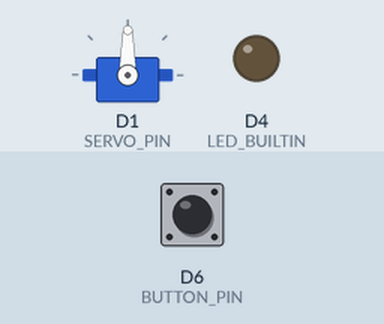
This sketch was run on a simulated ESP8266 (Wemos D1 mini). On the bench: servo, output pins drawn as LEDs (lit = HIGH, except the on-board LED, lit = LOW). Inputs (shaded band) come from the test bench; at power-on: D6 (BUTTON_PIN) HIGH. WiFi joins after 1.5 s; servers stay silent unless stated; the local clock reads 2024-03-15 10:24:30 at power-on unless the sketch sets it; what the sketch prints to the serial monitor is not drawn.

Above: at 0.3 s.
At 3.0 s:
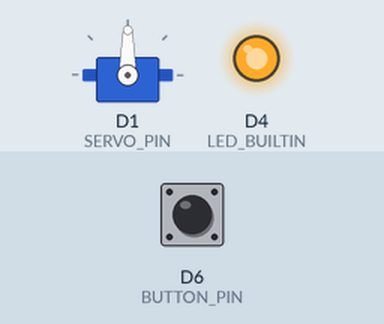
3.1 s: D6 (BUTTON_PIN) pulled LOW for 0.15 s
At 4.0 s:
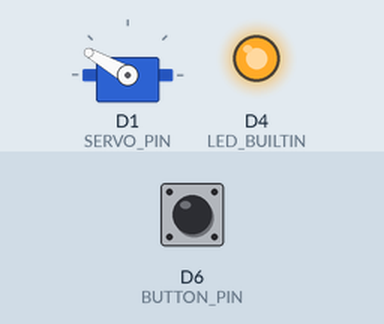
Timing chart, 0 to 8.5 s (numbered marks = the images above; inputs shaded):
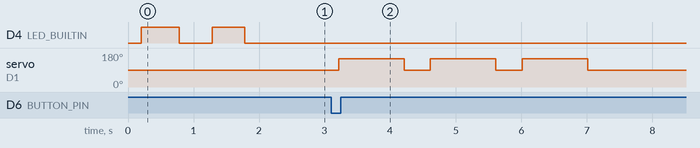

The sketch:

WifiFeeder.ino
```cpp
/*
 * WifiFeeder.ino
 * -------------------------------------------------------------
 * Fish Feeder untuk NodeMCU / Wemos LoLin V3 (ESP8266).
 * TIADA Arduino Uno. TIADA RTC. Guna WiFi + masa internet (NTP).
 *
 * Kelakuan:
 *   - Sambung WiFi, dapatkan masa sebenar (waktu Malaysia UTC+8).
 *   - Pintu TUTUP di 90 (default).
 *   - Setiap hari 07:00 dan 19:00:
 *       ulang 3 kali { buka 150 -> tahan 1 saat -> tutup 90 }
 *   - Butang D6 (pilihan) -> beri makan segera.
 *   - Lampu biru board = petunjuk status.
 *
 * SAMBUNGAN (NodeMCU):
 *   Servo SIG (oren)  -> D1
 *   Servo VCC (merah) -> VIN  (5V dari USB)   *lihat nota kuasa di bawah
 *   Servo GND (coklat)-> G (GND)
 *   Butang (pilihan)  -> D6 dan G (GND)
 *
 * NOTA KUASA:
 *   SG90 kecil OK dari VIN semasa ujian. Untuk operasi sebenar / servo besar,
 *   guna bekalan 5V berasingan; sambungkan GND bekalan itu ke GND NodeMCU.
 *
 * SEBELUM UPLOAD:
 *   1. Isi WIFI_SSID dan WIFI_PASS di bawah.
 *   2. Board: "NodeMCU 1.0 (ESP-12E Module)".  Upload speed 115200.
 *   3. Pasang driver CH340 kalau port tak muncul.
 * -------------------------------------------------------------
 */

#include <ESP8266WiFi.h>
#include <time.h>
#include <Servo.h>

// ====== ISI DI SINI ======
const char* WIFI_SSID = "NAMA_WIFI_ANDA";
const char* WIFI_PASS = "KATA_LALUAN_WIFI";
// =========================

// ---------- Pin ----------
const int SERVO_PIN  = D1;
const int BUTTON_PIN = D6;

// ---------- Sudut pintu ----------
const int DOOR_CLOSED = 90;
const int DOOR_OPEN   = 150;
const unsigned long OPEN_HOLD_MS = 1000UL;   // 1 saat
const int PORTIONS               = 3;        // ulang 3 kali

// ---------- Jadual (jam 24, waktu Malaysia) ----------
const int FEED_HOUR_1 = 7;    // 07:00 pagi
const int FEED_HOUR_2 = 19;   // 19:00 (7 malam)
const int FEED_MINUTE = 0;

// ---------- Zon waktu ----------
const long GMT_OFFSET_SEC = 8 * 3600;   // Malaysia UTC+8
const int  DST_OFFSET_SEC = 0;          // tiada DST

// ---------- Keadaan ----------
Servo doorServo;
int lastFedYday = -1;
int lastFedHour = -1;
bool timeReady = false;

int lastReading = HIGH, stableState = HIGH;
unsigned long lastDebounce = 0;
const unsigned long DEBOUNCE_MS = 50;

void feedSession(const char* sebab) {
  Serial.print(F("=== BERI MAKAN (")); Serial.print(sebab); Serial.println(F(") ==="));
  for (int i = 0; i < PORTIONS; i++) {
    doorServo.write(DOOR_OPEN);
    Serial.print(F("  buka ")); Serial.print(DOOR_OPEN);
    Serial.print(F(" (")); Serial.print(i + 1); Serial.print('/'); Serial.print(PORTIONS); Serial.println(')');
    delay(OPEN_HOLD_MS);
    doorServo.write(DOOR_CLOSED);
    Serial.print(F("  tutup ")); Serial.println(DOOR_CLOSED);
    delay(400);
  }
  Serial.println(F("=== Selesai ==="));
}

bool buttonPressed() {
  int reading = digitalRead(BUTTON_PIN);
  if (reading != lastReading) lastDebounce = millis();
  bool pressed = false;
  if (millis() - lastDebounce > DEBOUNCE_MS) {
    if (reading != stableState) {
      stableState = reading;
      if (stableState == LOW) pressed = true;   // INPUT_PULLUP
    }
  }
  lastReading = reading;
  return pressed;
}

void connectWifi() {
  Serial.print(F("Sambung WiFi ke "));
  Serial.println(WIFI_SSID);
  WiFi.mode(WIFI_STA);
  WiFi.begin(WIFI_SSID, WIFI_PASS);

  unsigned long start = millis();
  while (WiFi.status() != WL_CONNECTED && millis() - start < 20000) {
    delay(500);
    Serial.print('.');
    digitalWrite(LED_BUILTIN, !digitalRead(LED_BUILTIN));
  }
  Serial.println();

  if (WiFi.status() == WL_CONNECTED) {
    Serial.print(F("WiFi OK. IP: "));
    Serial.println(WiFi.localIP());
    digitalWrite(LED_BUILTIN, LOW);   // LED nyala = WiFi ok (aktif rendah)
  } else {
    Serial.println(F("WiFi GAGAL - akan cuba semula dalam loop."));
    digitalWrite(LED_BUILTIN, HIGH);
  }
}

void syncTime() {
  configTime(GMT_OFFSET_SEC, DST_OFFSET_SEC, "pool.ntp.org", "time.nist.gov", "time.google.com");
  Serial.print(F("Dapatkan masa NTP"));
  time_t now = time(nullptr);
  unsigned long start = millis();
  while (now < 8 * 3600 * 2 && millis() - start < 15000) {
    delay(500);
    Serial.print('.');
    now = time(nullptr);
  }
  Serial.println();

  if (now > 8 * 3600 * 2) {
    timeReady = true;
    struct tm* t = localtime(&now);
    Serial.printf("Masa sekarang: %02d:%02d:%02d  (%04d-%02d-%02d)\n",
                  t->tm_hour, t->tm_min, t->tm_sec,
                  t->tm_year + 1900, t->tm_mon + 1, t->tm_mday);
  } else {
    Serial.println(F("NTP gagal - akan cuba semula."));
  }
}

void setup() {
  Serial.begin(9600);
  delay(200);
  pinMode(LED_BUILTIN, OUTPUT);
  digitalWrite(LED_BUILTIN, HIGH);
  pinMode(BUTTON_PIN, INPUT_PULLUP);

  doorServo.attach(SERVO_PIN);
  doorServo.write(DOOR_CLOSED);      // masa ON: pintu tutup

  Serial.println(F("\n=== WifiFeeder (ESP8266) sedia ==="));
  Serial.print(F("Jadual: ")); Serial.print(FEED_HOUR_1);
  Serial.print(F(":00 & ")); Serial.print(FEED_HOUR_2); Serial.println(F(":00 (waktu Malaysia)"));
  Serial.print(F("Pintu tutup=")); Serial.print(DOOR_CLOSED);
  Serial.print(F(" buka=")); Serial.print(DOOR_OPEN);
  Serial.print(F(" ulang=")); Serial.println(PORTIONS);

  connectWifi();
  if (WiFi.status() == WL_CONNECTED) syncTime();
}

void loop() {
  // cuba semula WiFi / NTP kalau belum sedia
  static unsigned long lastRetry = 0;
  if ((WiFi.status() != WL_CONNECTED || !timeReady) && millis() - lastRetry > 30000) {
    lastRetry = millis();
    if (WiFi.status() != WL_CONNECTED) connectWifi();
    if (WiFi.status() == WL_CONNECTED && !timeReady) syncTime();
  }

  // ---- Jadual ----
  if (timeReady) {
    time_t now = time(nullptr);
    struct tm* t = localtime(&now);

    bool jamMakan   = (t->tm_hour == FEED_HOUR_1 || t->tm_hour == FEED_HOUR_2);
    bool minitBetul = (t->tm_min == FEED_MINUTE);
    bool belumMakan = !(t->tm_yday == lastFedYday && t->tm_hour == lastFedHour);

    if (jamMakan && minitBetul && belumMakan) {
      feedSession("jadual");
      lastFedYday = t->tm_yday;
      lastFedHour = t->tm_hour;
    }

    // papar masa setiap 30 saat
    static unsigned long lastPrint = 0;
    if (millis() - lastPrint >= 30000) {
      lastPrint = millis();
      Serial.printf("Masa: %02d:%02d:%02d\n", t->tm_hour, t->tm_min, t->tm_sec);
    }
  }

  // ---- Butang manual ----
  if (buttonPressed()) {
    feedSession("butang");
  }

  delay(50);
}
```

Measured:
- after the input at 3.1 s, servo on D1 (SERVO_PIN): alternates 150° for 1.0 s and 90° for 0.40 s, 6 changes in all, then stays 90°, starting after 0.11 s
